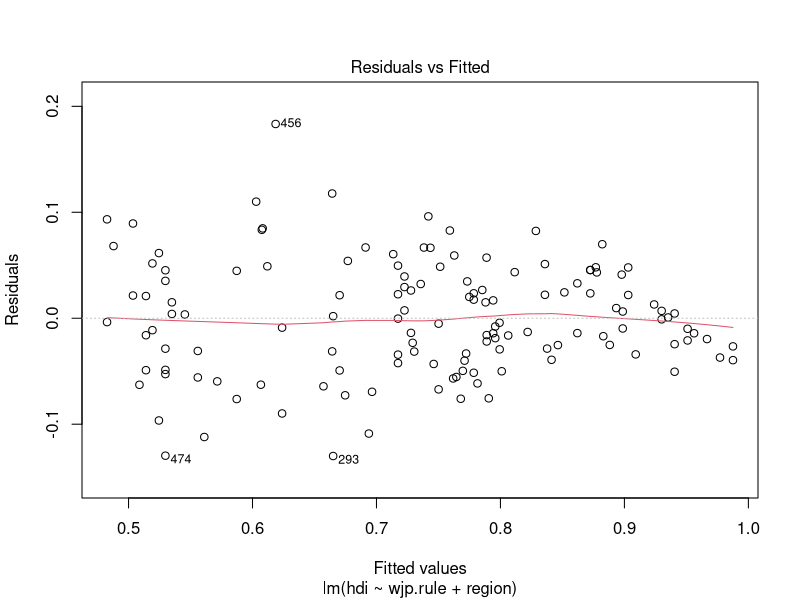
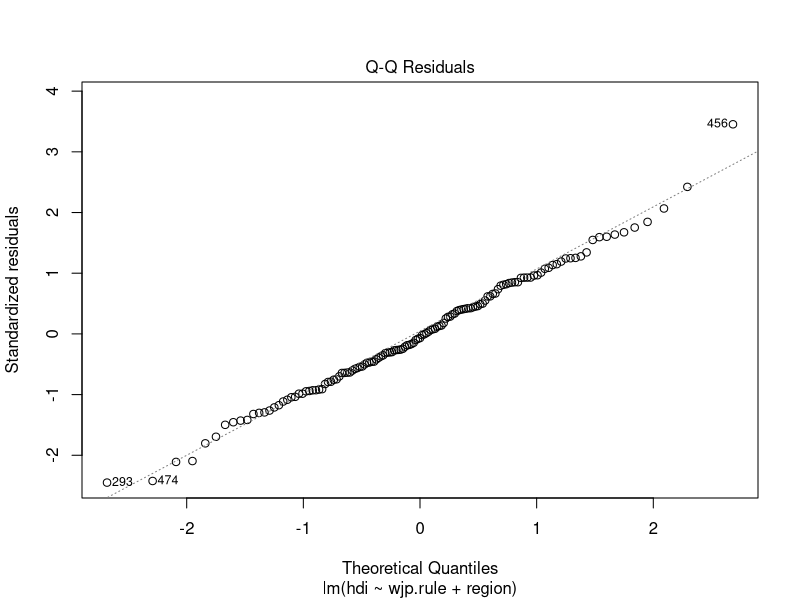
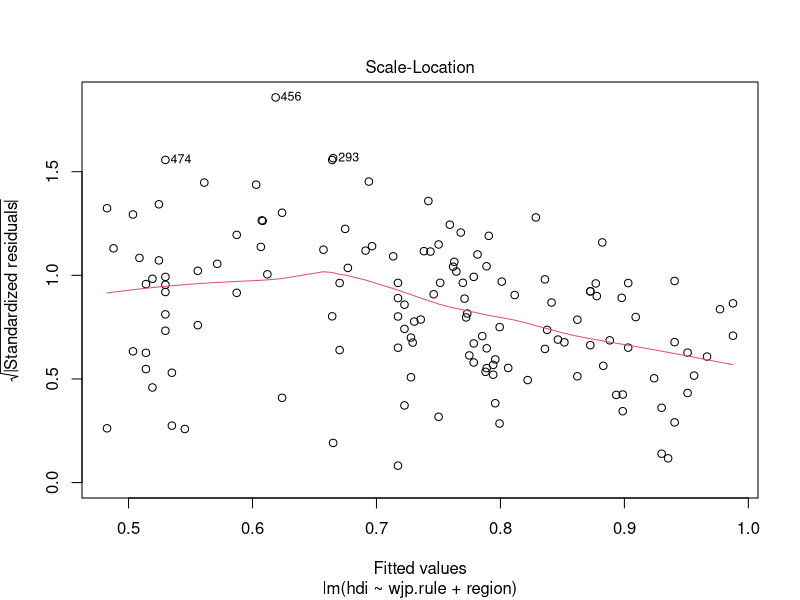
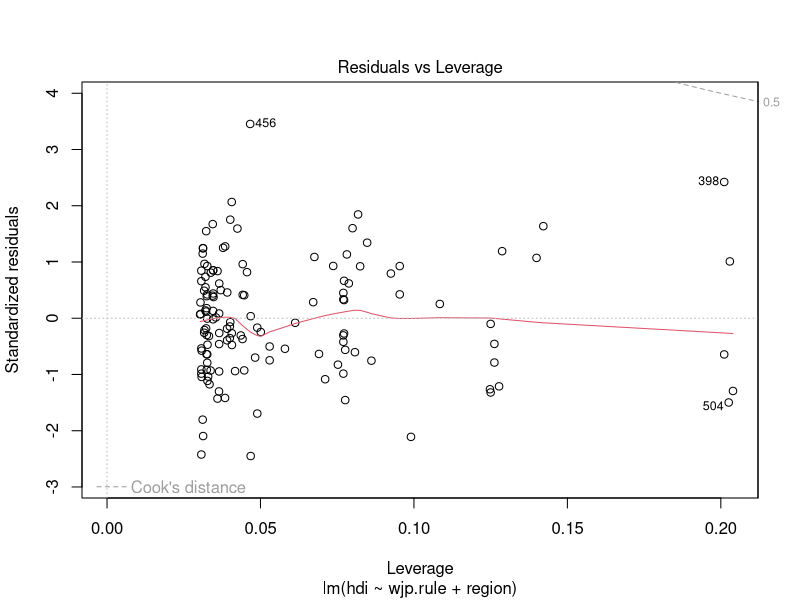
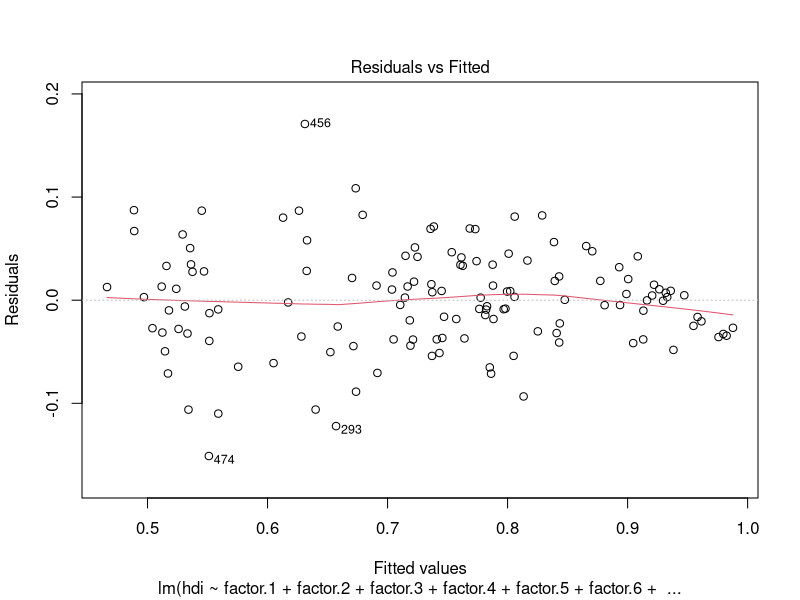
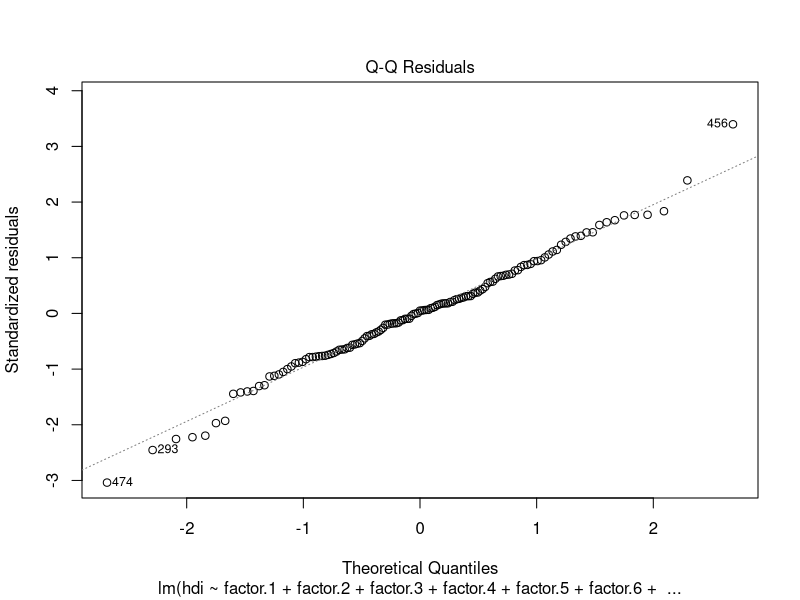
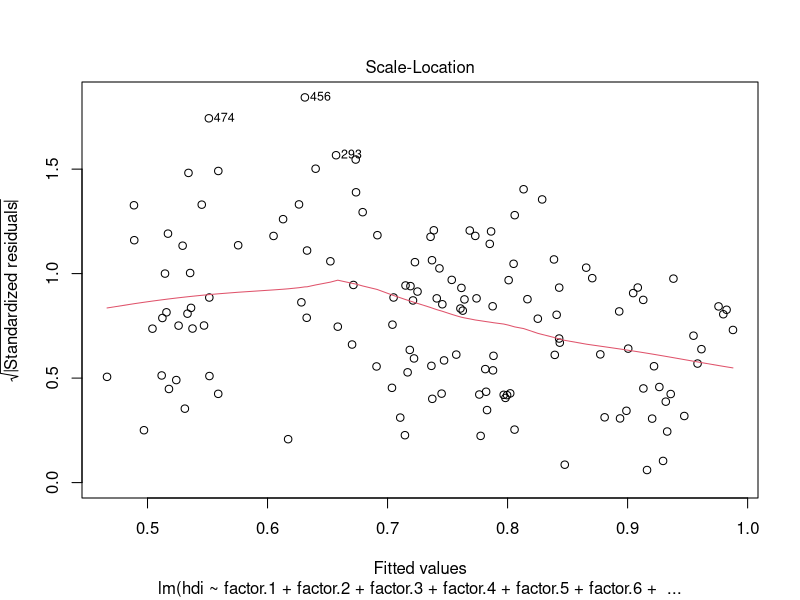
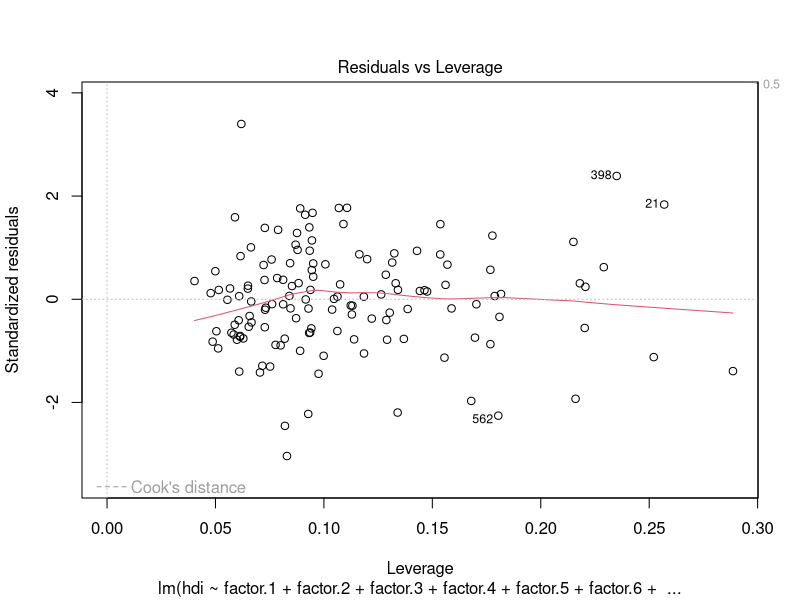

These charts were generated, in order, by the following R code:
## ---- chunk 1
data_clean <- read.csv("data/data_clean.csv")
data_clean_2021 = data_clean[data_clean$year == 2021,]
df = data_clean_2021[2:278,]

# which(colnames(df) == "x1.1")
# which(colnames(df) == "x1.6")
cor(data_clean_2021[,41:46], use="na.or.complete")

# which(colnames(df) == "x2.1")
# which(colnames(df) == "x2.4")
cor(data_clean_2021[,48:51], use="na.or.complete")

# which(colnames(df) == "x3.1")
# which(colnames(df) == "x3.4")
cor(data_clean_2021[,53:56], use="na.or.complete")

# which(colnames(df) == "x4.1")
# which(colnames(df) == "x4.8")
cor(data_clean_2021[,58:65], use="na.or.complete")

# which(colnames(df) == "x5.1")
# which(colnames(df) == "x5.3")
cor(data_clean_2021[,67:69], use="na.or.complete")

# which(colnames(df) == "x6.1")
# which(colnames(df) == "x6.5")
cor(data_clean_2021[,71:75], use="na.or.complete")

# less correlation
# which(colnames(df) == "x7.1")
# which(colnames(df) == "x7.7")
cor(data_clean_2021[,77:83], use="na.or.complete")

# which(colnames(df) == "x8.1")
# which(colnames(df) == "x8.6")
cor(data_clean_2021[,85:90], use="na.or.complete")
## ---- chunk 2
data_clean_2021 = data_clean[data_clean$year == 2021,]

#baseline using overall ROL as predictors
model0 = lm(hdi ~ wjp.rule + region, data = df)
plot(model0)

#using the individual categorical averages as predictors
model1 = lm(hdi~factor.1 +factor.2 +factor.3 +factor.4 +factor.5 +factor.6 +factor.7 + factor.8 + region, data = df)
plot(model1)

#random intercept and slope model
library(lme4)
model2 = lmer(hdi ~ wjp.rule + (1 + wjp.rule || region), data = df)

model3 = lmer(hdi~factor.1 +factor.2 +factor.3 +factor.4+factor.5 +factor.6 +factor.7 + factor.8 + (1 + factor.1 +factor.2 +factor.3 +factor.4+factor.5 +factor.6 +factor.7 + factor.8 || region), data = df)

AIC(model0, model1, model2, model3)
